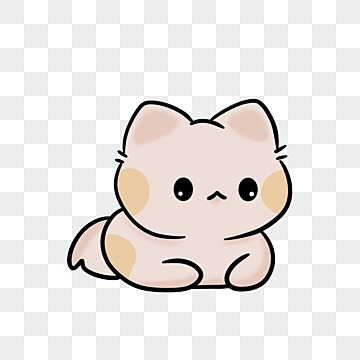
#> input picture flaskr/kitty.png, 360 x 360 px
$ python -i image_processing.py   (imports and definitions only)
#> lines starting #> are read from the running program, lines starting #| are printed output that depends on the picture

import random, math, os
from PIL import Image, ImageFilter, ImageColor, ImageOps, ImageChops


MODIFICATION_OPERATIONS = ['rotate', 'mirror', 'blend', 'colorinvert', 'blur', 'deform', 'cat']
MODIFICATION_NUMBER = 7


class SingleDeformer:

    def getmesh(self, img):
        #Map a target rectangle onto a source quad
        return [(
                # target rectangle
                (200, 100, 300, 200),
                # corresponding source quadrilateral
                (0, 0, 0, 100, 100, 200, 100, 0)
                )]


def mod_img(img):

    mod_img = None
    op = MODIFICATION_OPERATIONS[math.floor(random.uniform(0, 1) * MODIFICATION_NUMBER)]

    if op == 'rotate':
        angle = random.randint(20, 340)
        mod_img = img.rotate(angle)
    elif op == 'mirror':
        mod_img = ImageOps.mirror(img)
    elif op == 'blend':
        cat_img = Image.open(os.path.join('flaskr', 'kitty.png'))
        width, height = img.size
        cat_img = cat_img.crop((0, 0, width, height))
        mod_img = Image.blend(img, cat_img, 0.5)
    elif op == 'deform':
        mod_img = ImageOps.deform(img, SingleDeformer())
    elif op == 'blur':
        mod_img = img.filter(ImageFilter.GaussianBlur(radius=5))
    elif op == 'colorinvert':
        mod_img = ImageChops.invert(img)
    elif op == 'cat':
        cat_img = Image.open(os.path.join('flaskr', 'kitty.png'))
        width, height = img.size
        cat_img = cat_img.crop((0, 0, width, height))
        mod_img = cat_img

    print(op)
    print(mod_img)
    # [10 lines of commented-out code are left out]

    return (mod_img, op)


>>> from PIL import Image
>>> picture = Image.open('kitty.png')
#> picture is the input picture: PIL image 360x360 RGB; mean R, G, B 235.3, 231.3, 229
>>> result = mod_img(picture)
#> in mod_img, `mod_img = ImageOps.deform(img, SingleDeformer())`:
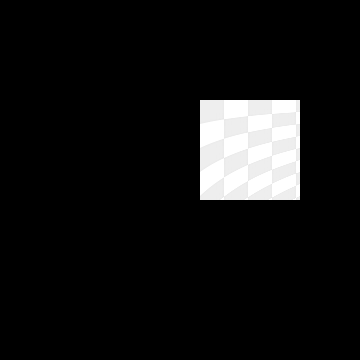
#> mod_img: PIL image 360x360 RGB; min 0, max 255, mean 19
#| <PIL.Image.Image image mode=RGB size=360x360 at 0x7F416451CD10>
